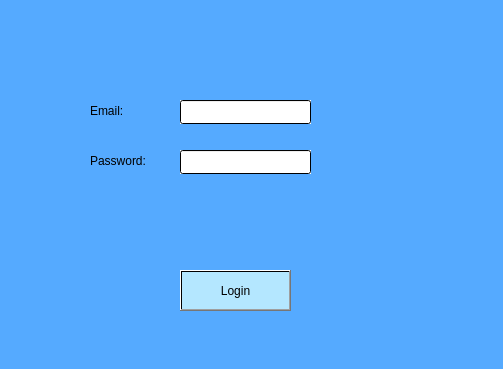
<?xml version="1.0" encoding="UTF-8"?>
<ui version="4.0">
 <class>login_admin</class>
 <widget class="QDialog" name="login_admin">
  <property name="geometry">
   <rect>
    <x>0</x>
    <y>0</y>
    <width>503</width>
    <height>369</height>
   </rect>
  </property>
  <property name="windowTitle">
   <string>Dialog</string>
  </property>
  <property name="styleSheet">
   <string notr="true">background-color: qlineargradient(spread:pad, x1:0, y1:0, x2:1, y2:1, stop:1 rgba(85, 170, 255, 255));</string>
  </property>
  <widget class="QToolButton" name="login_adm">
   <property name="geometry">
    <rect>
     <x>180</x>
     <y>270</y>
     <width>111</width>
     <height>41</height>
    </rect>
   </property>
   <property name="styleSheet">
    <string notr="true">color: qlineargradient(spread:pad, x1:0, y1:0, x2:1, y2:1, stop:1 rgba(0, 0, 0, 255));
background-color: qlineargradient(spread:pad, x1:0, y1:0, x2:1, y2:1, stop:1 rgba(180, 231, 255, 255));</string>
   </property>
   <property name="text">
    <string>Login</string>
   </property>
  </widget>
  <widget class="QLabel" name="label_3">
   <property name="geometry">
    <rect>
     <x>90</x>
     <y>150</y>
     <width>71</width>
     <height>21</height>
    </rect>
   </property>
   <property name="styleSheet">
    <string notr="true">color: qlineargradient(spread:pad, x1:0, y1:0, x2:1, y2:1, stop:1 rgba(0, 0, 0, 255));
font: 700 11pt &quot;Segoe UI&quot;;</string>
   </property>
   <property name="text">
    <string>Password:</string>
   </property>
  </widget>
  <widget class="QLabel" name="label_4">
   <property name="geometry">
    <rect>
     <x>90</x>
     <y>100</y>
     <width>61</width>
     <height>21</height>
    </rect>
   </property>
   <property name="styleSheet">
    <string notr="true">color: qlineargradient(spread:pad, x1:0, y1:0, x2:1, y2:1, stop:1 rgba(0, 0, 0, 255));
font: 700 11pt &quot;Segoe UI&quot;;</string>
   </property>
   <property name="text">
    <string>Email:</string>
   </property>
  </widget>
  <widget class="QLineEdit" name="Passw">
   <property name="geometry">
    <rect>
     <x>180</x>
     <y>150</y>
     <width>131</width>
     <height>24</height>
    </rect>
   </property>
   <property name="styleSheet">
    <string notr="true">color: qlineargradient(spread:pad, x1:0, y1:0, x2:1, y2:1, stop:1 rgba(0, 0, 0, 255));
background-color: qlineargradient(spread:pad, x1:0, y1:0, x2:1, y2:1, stop:0 rgba(255, 255, 255, 255));</string>
   </property>
   <property name="echoMode">
    <enum>QLineEdit::Password</enum>
   </property>
  </widget>
  <widget class="QLineEdit" name="email">
   <property name="geometry">
    <rect>
     <x>180</x>
     <y>100</y>
     <width>131</width>
     <height>24</height>
    </rect>
   </property>
   <property name="styleSheet">
    <string notr="true">color: qlineargradient(spread:pad, x1:0, y1:0, x2:1, y2:1, stop:1 rgba(0, 0, 0, 255));
background-color: qlineargradient(spread:pad, x1:0, y1:0, x2:1, y2:1, stop:0 rgba(255, 255, 255, 255));</string>
   </property>
   <property name="echoMode">
    <enum>QLineEdit::Normal</enum>
   </property>
  </widget>
 </widget>
 <resources/>
 <connections/>
</ui>
